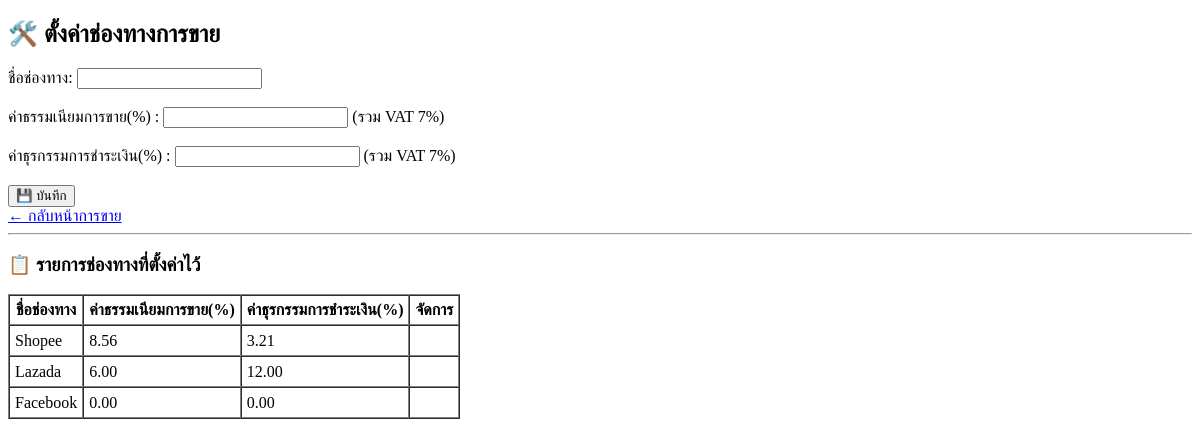
Screenshot of /manage_channels with the database file from the repository.
### model.py (models this page shows)
class SalesChannelSetting(db.Model):  ## ข้อมูลเรื่องค่าคอมมิชชั่น/การชำระเงินที่โดนหักจาก platform ต่างๆ
    __tablename__ = 'sales_channel_setting'
    id = db.Column(db.Integer, primary_key=True)
    channel = db.Column(db.String(50), unique=True, nullable=False)  # เช่น Shopee, Lazada
    commission_percent = db.Column(db.Float, default=0.0) # ค่าคอมมิชชั่นที่platform หักจากเรา เช่น 5.0
    transaction_fee = db.Column(db.Float, default=0.0)   # ธุรกรรมการชำระเงิน เช่น 10.0 (บาท)

### app.py (the view, shortened to what this page needs)
@app.route('/manage_channels', methods=['GET', 'POST'])
def manage_channels():
    channels = SalesChannelSetting.query.all()
    return render_template("manage_channels.html", channels=channels)

### templates/manage_channels.html (shortened to what this page needs)
<!DOCTYPE html>
<html>
  <head>
  </head>
  <body>
    <h2>🛠️ ตั้งค่าช่องทางการขาย</h2>
    <form
      id="channelForm"
      onsubmit="event.preventDefault(); confirmSaveChannel()"
    >
      <label>ชื่อช่องทาง:</label>
      <input list="existing_channels" name="channel" id="channel" required />
      <br /><br />
      <label>ค่าธรรมเนียมการขาย(%) :</label>
      <input
        type="number"
        name="commission_percent"
        id="commission_percent"
        step="0.01"
        required
      />
      <label>(รวม VAT 7%)</label>
      <br /><br />
      <label>ค่าธุรกรรมการชำระเงิน(%) :</label>
      <input
        type="number"
        name="transaction_fee"
        id="transaction_fee"
        step="0.01"
        required
      />
      <label>(รวม VAT 7%)</label>
      <br /><br />
      <button type="button" onclick="confirmSaveChannel()">💾 บันทึก</button>
    </form>
    <a href="javascript:history.back()">← กลับหน้าการขาย</a>
    <hr />
    <h3>📋 รายการช่องทางที่ตั้งค่าไว้</h3>
    <table border="1" cellpadding="5" cellspacing="0">
      <tr>
        <th>ชื่อช่องทาง</th>
        <th>ค่าธรรมเนียมการขาย(%)</th>
        <th>ค่าธุรกรรมการชำระเงิน(%)</th>
        <th>จัดการ</th>
      </tr>
      {% for ch in channels %}
      <tr class="channel-row">
        <td>{{ ch.channel }}</td>
        <td>{{ '%.2f'|format(ch.commission_percent) }}</td>
        <td>{{ '%.2f'|format(ch.transaction_fee) }}</td>
        <td class="manage-cell">
        </td>
      </tr>
      {% endfor %}
    </table>
  </body>
</html>

### templates/manage_channels.html (style rules this page uses)
.manage-cell { position: relative; }

### rows the page displays
SalesChannelSetting: channel "Shopee", commission_percent "8.56", transaction_fee "3.21"
SalesChannelSetting: channel "Lazada", commission_percent "6.00", transaction_fee "12.00"
SalesChannelSetting: channel "Facebook", commission_percent "0.00", transaction_fee "0.00"
